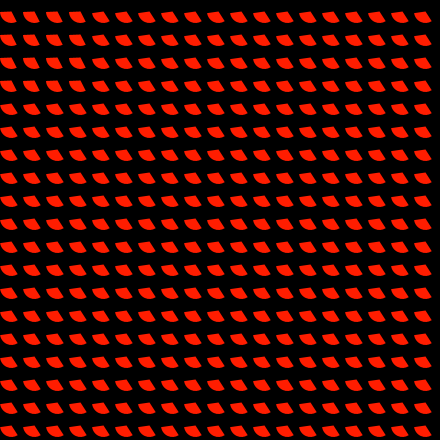
Frame 1 (no input)
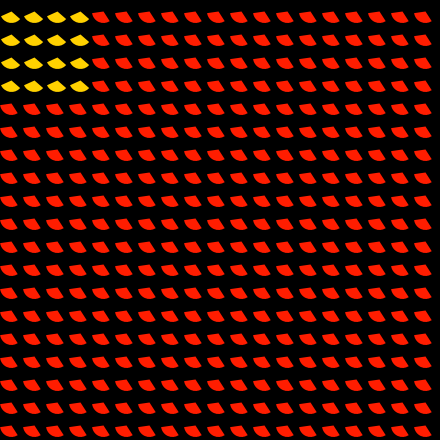
Frame 60 (the mouse pressed at the canvas centre just before this capture)
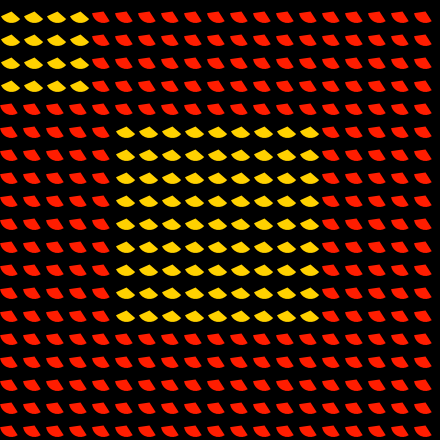
Frame 120 (the mouse held since frame 60 and released just before this capture)

The Processing sketch that drew these frames (run headless with seeded random() and noise(); from frame 60 on, the mouse is pressed at the canvas centre):

// Processing sketch: processing_5930
// ── processing_5930.pde

/**
 * no way back
 * drehende Kreissektoren mit Farbwechsel
 *
 */
  
int numBalls = 19;
float rad = 440/numBalls;
float hrad = rad / 2;
float focus = 100;

PFont fontA;

Ball[] balls = new Ball[numBalls*numBalls];

void setup() 
{
  size(440, 440);
  noStroke();
  smooth();
  colorMode(HSB, 255);
  for (int i = 0; i < numBalls; i++) {
    for (int j = 0; j < numBalls; j++)
    {
    balls[numBalls*i+j] = new Ball(i*rad+hrad,j*rad+hrad, rad, i, 1, balls);
    }
  }
}

void draw() 
{
  background(0);
  for (int i = 0; i < numBalls; i++) {
    for (int j = 0; j < numBalls; j++)
    {
    balls[numBalls*i+j].change_st();
    balls[numBalls*i+j].display();   
    }
  }
}

class Ball {
  float x, y;
  float diameter;
  float vx = random (1);
  float vy = random (1);
  float ballstatus = 0;
  int id;
  Ball[] others;
 
  Ball(float xin, float yin, float din, int idin, float ballstatin, Ball[] oin) {
    x = xin;
    y = yin;
    diameter = din;
    id = idin;
    others = oin;
    ballstatus = ballstatin;
    
  } 
  
  void change_st() {
    if (abs(x - mouseX) < focus & abs(y - mouseY) < focus) {
      ballstatus = (ballstatus + .1);
    }
  }

       
    void display() {
    fill(ballstatus*5%255,255,255);
    arc(x,y,diameter,diameter,ballstatus,ballstatus+2);
  
    }
}
